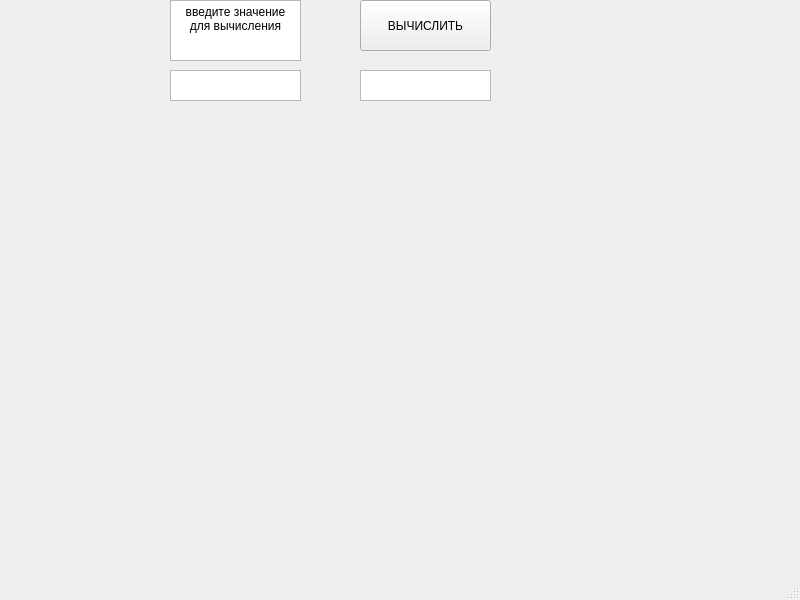
<?xml version="1.0" encoding="UTF-8"?>
<ui version="4.0">
 <class>MainWindow</class>
 <widget class="QMainWindow" name="MainWindow">
  <property name="geometry">
   <rect>
    <x>0</x>
    <y>0</y>
    <width>800</width>
    <height>600</height>
   </rect>
  </property>
  <property name="windowTitle">
   <string>MainWindow</string>
  </property>
  <widget class="QWidget" name="centralwidget">
   <widget class="QTextEdit" name="InpField">
    <property name="geometry">
     <rect>
      <x>170</x>
      <y>70</y>
      <width>131</width>
      <height>31</height>
     </rect>
    </property>
   </widget>
   <widget class="QTextEdit" name="OutpField">
    <property name="geometry">
     <rect>
      <x>360</x>
      <y>70</y>
      <width>131</width>
      <height>31</height>
     </rect>
    </property>
   </widget>
   <widget class="QTextEdit" name="textEdit_3">
    <property name="geometry">
     <rect>
      <x>170</x>
      <y>0</y>
      <width>131</width>
      <height>61</height>
     </rect>
    </property>
    <property name="readOnly">
     <bool>true</bool>
    </property>
    <property name="html">
     <string>&lt;!DOCTYPE HTML PUBLIC &quot;-//W3C//DTD HTML 4.0//EN&quot; &quot;http://www.w3.org/TR/REC-html40/strict.dtd&quot;&gt;
&lt;html&gt;&lt;head&gt;&lt;meta name=&quot;qrichtext&quot; content=&quot;1&quot; /&gt;&lt;meta charset=&quot;utf-8&quot; /&gt;&lt;style type=&quot;text/css&quot;&gt;
p, li { white-space: pre-wrap; }
hr { height: 1px; border-width: 0; }
li.unchecked::marker { content: &quot;\2610&quot;; }
li.checked::marker { content: &quot;\2612&quot;; }
&lt;/style&gt;&lt;/head&gt;&lt;body style=&quot; font-family:'Sans Serif'; font-size:9pt; font-weight:400; font-style:normal;&quot;&gt;
&lt;p align=&quot;center&quot; style=&quot; margin-top:0px; margin-bottom:0px; margin-left:0px; margin-right:0px; -qt-block-indent:0; text-indent:0px;&quot;&gt;введите значение для вычисления&lt;/p&gt;
&lt;p align=&quot;center&quot; style=&quot;-qt-paragraph-type:empty; margin-top:0px; margin-bottom:0px; margin-left:0px; margin-right:0px; -qt-block-indent:0; text-indent:0px;&quot;&gt;&lt;br /&gt;&lt;/p&gt;&lt;/body&gt;&lt;/html&gt;</string>
    </property>
   </widget>
   <widget class="QPushButton" name="CalculateButton">
    <property name="geometry">
     <rect>
      <x>360</x>
      <y>0</y>
      <width>131</width>
      <height>51</height>
     </rect>
    </property>
    <property name="text">
     <string>ВЫЧИСЛИТЬ</string>
    </property>
   </widget>
  </widget>
  <widget class="QMenuBar" name="menubar">
   <property name="geometry">
    <rect>
     <x>0</x>
     <y>0</y>
     <width>800</width>
     <height>22</height>
    </rect>
   </property>
  </widget>
  <widget class="QStatusBar" name="statusbar"/>
 </widget>
 <resources/>
 <connections/>
</ui>
